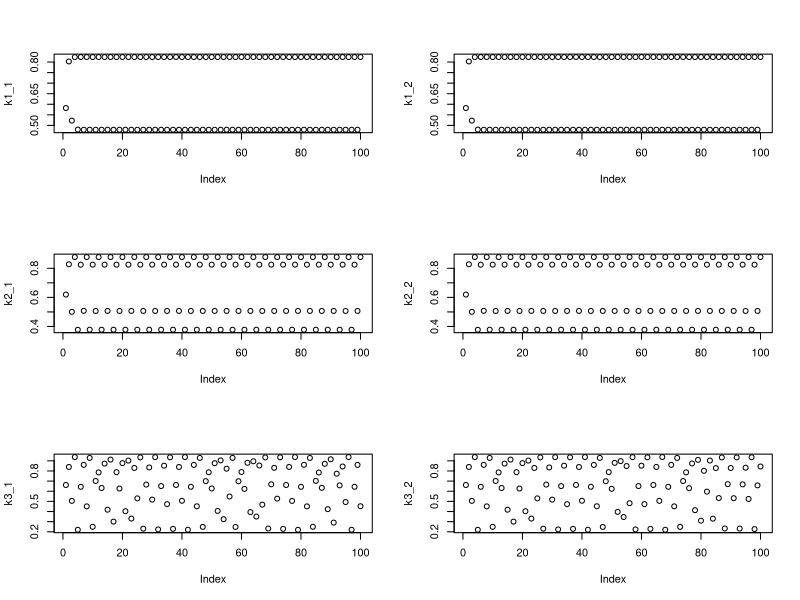

This figure's R source:
F <- function (x, a)
  a * x * (1-x)

k1_1 <- array()
k1_2 <- array()
k2_1 <- array()
k2_2 <- array()
k3_1 <- array()
k3_2 <- array()

n = 100

#==========================
x = 0.228734167
a = 3.3

for (i in 1:n) {
  x = F(x, a)
  k1_1[i] <- x
}
#==========================
x = 0.228734168
a = 3.3

for (i in 1:n) {
  x = F(x, a)
  k1_2[i] <- x
}
#==========================
x = 0.228734167
a = 3.51

for (i in 1:n) {
  x = F(x, a)
  k2_1[i] <- x
}
#==========================
x = 0.228734168
a = 3.51

for (i in 1:n) {
  x = F(x, a)
  k2_2[i] <- x
}
#==========================
x = 0.228734167
a = 3.75

for (i in 1:n) {
  x = F(x, a)
  k3_1[i] <- x
}
#==========================
x = 0.228734168
a = 3.75

for (i in 1:n) {
  x = F(x, a)
  k3_2[i] <- x
}
#==========================

par(mfrow=c(3,2))
plot(k1_1)
plot(k1_2)
plot(k2_1)
plot(k2_2)
plot(k3_1)
plot(k3_2)

